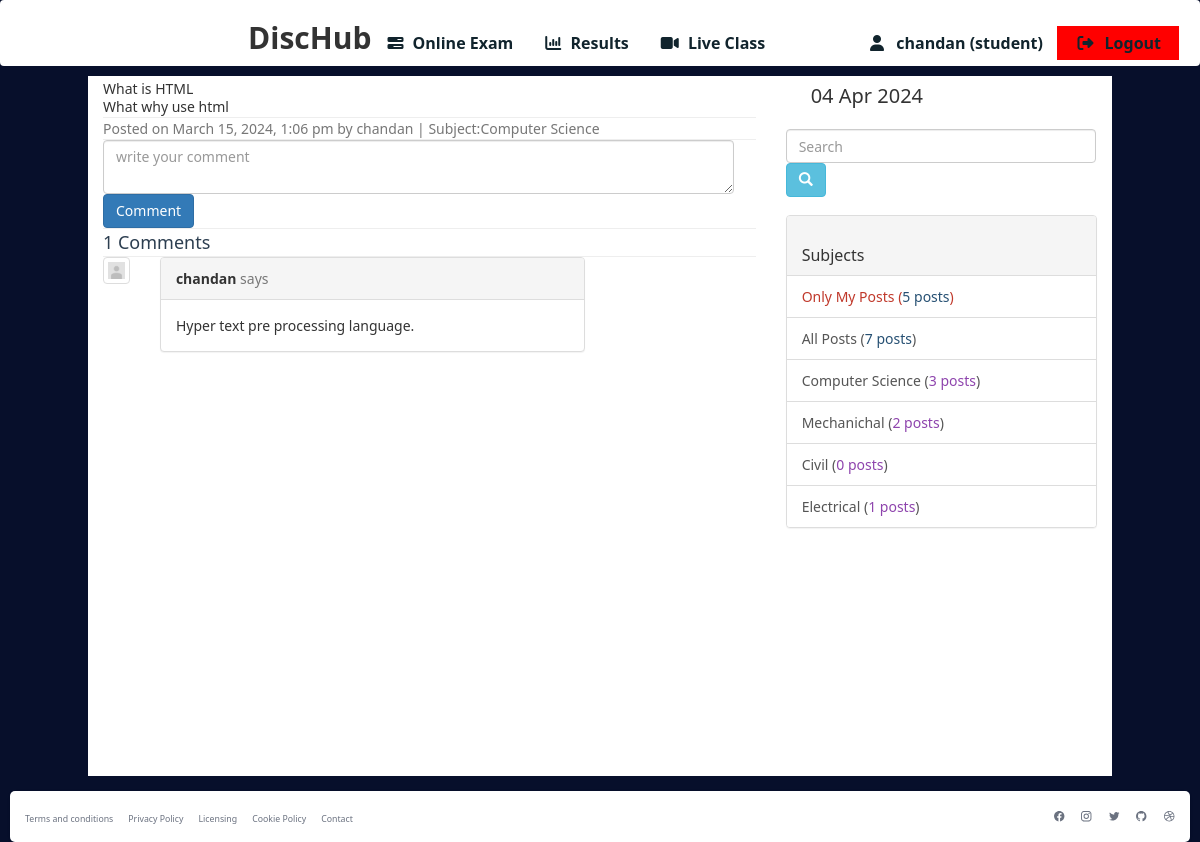
/singlepost.php?pid=58 (signed in), run on the app's committed database.
### tables this page shows
CREATE TABLE `tbl_post` (
  `id` int(11) NOT NULL,
  `title` varchar(255) NOT NULL,
  `description` text NOT NULL,
  `user_id` int(4) NOT NULL,
  `sub_id` int(4) NOT NULL,
  `pdate` timestamp NOT NULL DEFAULT current_timestamp(),
  `image` varchar(255) NOT NULL
);

CREATE TABLE `tbl_student` (
  `id` int(11) NOT NULL,
  `name` varchar(50) NOT NULL,
  `username` varchar(50) NOT NULL,
  `password` varchar(32) NOT NULL,
  `class` int(11) NOT NULL,
  `phone` varchar(30) NOT NULL
);

CREATE TABLE `tbl_subject` (
  `id` int(11) NOT NULL,
  `name` varchar(30) NOT NULL
);

CREATE TABLE `tbl_comment` (
  `id` int(11) NOT NULL,
  `comment` text NOT NULL,
  `postid` int(11) NOT NULL,
  `username` varchar(20) NOT NULL
);

### libs/Session.php (called while the page is built, shortened)
<?php
class Session{
	 public static function get($key){
	 	if (isset($_SESSION[$key])) {
	 		return $_SESSION[$key];
	 	} else {
	 		return false;
	 	}
	 }
}
?>

### libs/Database.php (called while the page is built, shortened)
<?php
$filepath = realpath(dirname(__FILE__));
Class Database{
	public $host   = DB_HOST;
	public $user   = DB_USER;
	public $pass   = DB_PASS;
	public $dbname = DB_NAME;
	public $link;
	function connectDB(){
	$this->link = new mysqli($this->host, $this->user, $this->pass, $this->dbname);
 }
	public function select($query){
		$result = $this->link->query($query) or die($this->link->error.__LINE__);
		if($result->num_rows > 0){
			return $result;
		} else {
			return false;
		}
	}
}

### classes/PostComment.php (called while the page is built, shortened)
<?php
$filepath = realpath(dirname(__FILE__));
include_once ($filepath."/../libs/Database.php");
include_once ($filepath."/../libs/Session.php");
include_once ($filepath."/../helpers/Format.php");
Class PostComment{
	private $db;
	public function __construct(){
		$this->db = new Database();
	}
	public function getSubject(){
		$sql = "SELECT * FROM tbl_subject ORDER BY id ASC";
		$result = $this->db->select($sql);
		return $result;
	}
	public function getTotalPostRows(){
		$sql = "SELECT * FROM tbl_post ORDER BY id DESC";
		$result = $this->db->select($sql);
		return $result;
	}
public function userTotalPost(){
    $userid = Session::get("userid");
    $sql = "SELECT * FROM tbl_post WHERE user_id='$userid'";
    $result = $this->db->select($sql);
    if ($result !== false) {
        $count = $result->num_rows;
        if ($count == 0) {
            return "You don't have any posts.";
        } else {
            return $count;
        }
    } else {
        return "You have no";
    }
}
	public function getSinglePost($postId){
		$sql = "SELECT tbl_post.*, tbl_student.username,tbl_subject.name
				FROM tbl_post
				INNER JOIN tbl_student
				ON tbl_post.user_id = tbl_student.id
				INNER JOIN tbl_subject
				ON tbl_post.sub_id = tbl_subject.id
				WHERE tbl_post.id='$postId'";
		$result = $this->db->select($sql);
		if ($result) {
			return $result;
		}else{
			return false;
		}
	}
	public function subjectWisePost($subid){
		$sql = "SELECT tbl_post.*, tbl_student.username,tbl_subject.name
				FROM tbl_post
				INNER JOIN tbl_student
				ON tbl_post.user_id = tbl_student.id
				INNER JOIN tbl_subject
				ON tbl_post.sub_id = tbl_subject.id
				WHERE tbl_post.sub_id='$subid'";
		$result = $this->db->select($sql);
		if ($result) {
			return $result;
		}else{
			return false;
		}
	}
	public function getSinglePostComment($postId){
		$sql = "SELECT * FROM tbl_comment WHERE postid='$postId' ORDER BY id DESC";
		$result = $this->db->select($sql);
		if ($result) {
			return $result;
		}else{
			return false;
		}
	}
}
?>

### helpers/Format.php (called while the page is built, shortened)
<?php
class Format{
	public function formatDate($date){
		return date('F j, Y, g:i a', strtotime($date));
	}
}
?>

### singlepost.php (the view, shortened to what this page needs)
<?php
include_once "header.php";
if (isset($_GET['pid'])) {
	$postId = $_GET['pid'];
}else{
	header("Location: index.php");
}
?>
<section class="singlepost clearfix">
      <div class="container obls_border obls_margin">
        <div class="row obls_padding">
          <div class="col-md-8" id="postdetails" style="background:#fff">
	          <?php
	          	$singlepost = $pc->getSinglePost($postId);
	          	if ($singlepost) {
	          	while ($row = $singlepost->fetch_assoc()) {
	          ?>
	            <div class="card-body">
	              <h2 class="card-title"><?php echo $row['title'];?></h2>
	             <?php if (isset($row['description'])) {  ?>
	              <div class="card-text"><?php echo $row['description'];?></div>
	              <?php  } 	?>
	            </div>
	            <hr>
	            <div class="card-footer text-muted">
	              Posted on <?php echo $fm->formatdate($row['pdate']);?> by
	              <a href="#"><?php echo $row['username'];?></a>
	              | Subject:<a href="#"><?php echo $row['name'];?></a>
	            </div>
	         <?php
	     			}
	          	}else{
	          		echo "<span class='error'>Post not found !</span>";
	          	}
	          ?>
	          <form class="form-inline" action="" method="POST">
    			  <textarea name="comment" cols="73" class="form-control" placeholder="write your comment"></textarea>
			      <input type="submit" name="postcomment" class="btn btn-primary" value="Comment"/>
			  </form>
			  <hr>
	          <div class="commentdesign">
	          	<?php
	          		$getcomment = $pc->getSinglePostComment($postId);
	          		if($getcomment){
	          			$countc = $getcomment->num_rows;
	          			echo "<span style='color:#2c3e50;font-size:18px;'>".$countc." Comments</span><hr>";
	          			while ($row = $getcomment->fetch_assoc()) {
	          		?>
					<div class="row">
					<div class="col-sm-1">
						<div class="thumbnail">
						<img class="img-responsive user-photo" src="assets/img/user.png">
						</div>
					</div>
					<div class="col-sm-8">
						<div class="panel panel-default">
						<div class="panel-heading">
						<strong><?php echo $row['username'];?></strong> <span class="text-muted">says</span>
						</div>
						<div class="panel-body">
						<?php echo $row['comment'];?>
						</div>
						</div>
					</div>
				</div>
         		<?php
	          			}
	          		}else{
	          			echo "<span style='color:#2c3e50;font-size:18px;'>0 Comment</span><hr>";
	          		}
	          	?>
	      	 </div>
          </div>
          <?php
          include_once "sidebar.php";
          ?>
        </div>
      </div>
    </section>
<?php
include_once "footer.php";
?>

### header.php (shortened to what this page needs)
<?php
  include_once "libs/Session.php";
  $filepath = realpath(dirname(__FILE__));
  include_once ($filepath."/helpers/Format.php");
  $pc = new PostComment();
  $fm = new Format();
?>
<!DOCTYPE html>
<html lang="en">
<head>
    <link href="assets/css/bootstrap.min.css" rel="stylesheet">
    <link href="assets/font-awesome/font-awesome.min.css" rel="stylesheet" type="text/css">
    <link rel="stylesheet" href="style.css">
    <link href="https://cdn.jsdelivr.net/npm/tailwindcss@2.2.19/dist/tailwind.min.css" rel="stylesheet">
</head>
<body>
  <div class="navbar">
<ul >
<a href="home.php" class="flex items-center ml-3">
        <span class=" text-5xl font-bold whitespace-nowrap dark:text-white">DiscHub</span>
    </a>
    <?php if(Session::get("checkusertype")) { ?>
        <li><a href="examlist.php"><i class="fa fa-tasks" aria-hidden="true"></i> Online Exam</a></li>
        <li><a href="result.php"><i class="fa fa-bar-chart" aria-hidden="true"></i> Results</a></li>
        <li><a href="./liveclass.php"><i class="fa-solid fa-video"></i> Live Class</a></li>
    <?php } ?>
                  <li class="right">
                   <a href="#"><i class="fa fa-user fa-fw"></i> <?php echo Session::get('username');?> (<?php echo Session::get("usertype");?>)</a>
                  </li>
                  <li  class="right1"><a href="?action=logout" ><i class="fa fa-fw fa-sign-out"></i> Logout</a></li>
</ul>
</div>

### sidebar.php (shortened to what this page needs)
<div class="col-md-4 fixed-top">
    <div class="row" style="padding-bottom:10px">
        <div class="col-md-12">
            <table class="tabBlock">
                <tr>
                    <td style="padding-right:15px"></td>
                    <td style="font-size:20px;padding-left:10px;"><?php echo date('d M Y');?></td>
                </tr>
            </table>
        </div>
    </div>
    <div class="row" style="padding-bottom:10px">
        <form class="navbar-form navbar-left" role="search" action="" method="GET">
            <div class="form-group">
                <input style="width:310px;" type="text" name="search" class="form-control" placeholder="Search">
            </div>
            <button type="submit" class="btn btn-info"><span class="glyphicon glyphicon-search"></span></button>
        </form>
    </div>
    <div class="panel panel-default">
        <div class="panel-heading">
            <br>
            <h3 class="panel-title">Subjects</h3>
        </div>
        <div class="list-group subject_link">
            <?php
            $subs = $pc->getSubject();
            if (isset($subs)) {
                $userposts = $pc->userTotalPost();
                $allpost = $pc->getTotalPostRows();
                $allpost = $allpost->num_rows;
                ?>
                <?php if (Session::get("checkusertype")) { ?>
                    <a style="color:#c0392b" href="home.php?usid=<?php echo Session::get("userid");?>" class="list-group-item">Only My Posts (<span style="color:#265073"><?php echo $userposts;?> posts</span>)</a>
                <?php } ?>
                <a href="home.php" class="list-group-item">All Posts (<span style="color:#265073"><?php echo $allpost;?> posts</span>)</a>
                <?php
                while ($row = $subs->fetch_assoc()) {
                    $indSubpost = $pc->subjectWisePost($row['id']);
                    if ($indSubpost) {
                        $countIndSubPost = $indSubpost->num_rows;
                    } else {
                        $countIndSubPost = 0;
                    }
                    ?>
                    <a href="home.php?subid=<?php echo $row['id'];?>" class="list-group-item"><?php echo $row['name'];?> (<span style="color:#8e44ad"><?php echo $countIndSubPost;?> posts</span>)</a>
                <?php
                }
            } else {
                echo "No subject found";
            }
            ?>
       </div>
    </div>
</div>

### footer.php (shortened to what this page needs)
<footer class="relative bg-white w-[100%] md:flex md:items-center md:justify-between shadow rounded-lg p-4 md:p-6 xl:p-8 my-6 mx-4 absolute bottom-0">
    <ul class="flex items-center flex-wrap mb-6 md:mb-0">
        <li><a href="#" class="text-sm font-normal text-gray-500 hover:underline mr-4 md:mr-6">Terms and conditions</a>
        </li>
        <li><a href="#" class="text-sm font-normal text-gray-500 hover:underline mr-4 md:mr-6">Privacy Policy</a></li>
        <li><a href="#" class="text-sm font-normal text-gray-500 hover:underline mr-4 md:mr-6">Licensing</a></li>
        <li><a href="#" class="text-sm font-normal text-gray-500 hover:underline mr-4 md:mr-6">Cookie Policy</a></li>
        <li><a href="#" class="text-sm font-normal text-gray-500 hover:underline">Contact</a></li>
    </ul>
    <div class="flex sm:justify-center space-x-6">
        <a href="#" class="text-gray-500 hover:text-gray-900">
        </a>
        <a href="#" class="text-gray-500 hover:text-gray-900">
        </a>
        <a href="#" class="text-gray-500 hover:text-gray-900">
        </a>
        <a href="#" class="text-gray-500 hover:text-gray-900">
        </a>
        <a href="#" class="text-gray-500 hover:text-gray-900">
        </a>
    </div>
</footer>

### style.css (style rules this page uses)
body { background:#070F2B; height: 800px; }
.container { margin-top: -30px; padding-top: 5px; height: 700px; background: white; }

### header.php (style rules this page uses)
.navbar { z-index: 100; list-style-type: none; width: 100%; padding-bottom: 10px; background-color: white; position: sticky; margin-bottom: 40px; }
.navbar ul { margin-left: 20%; margin-top: 20px; text-align: center; display: flex; flex-direction: row; }
.navbar li { text-align: center; margin-top: 10px; }
.navbar li a { color: #11242D; text-align: center; padding: 016px; font-size: 16px; font-weight: 700; text-decoration: none; }
.navbar li a i { margin-right: 5px; }
.right { position: absolute; right: 140px; margin-left: 200px; }
.right1 { position: absolute; top: 15px; right: 20px; padding: 5px 2px; color: white; background:red; }

### data on the page
tbl_post: title "What is HTML", description "What why use html", pdate "March 15, 2024, 1:06 pm", tbl_student.username "chandan", tbl_subject.name "Computer Science"
tbl_comment: username "chandan", comment "Hyper text pre processing language."
tbl_subject: name "Computer Science", countIndSubPost "3"
tbl_subject: name "Mechanichal", countIndSubPost "2"
tbl_subject: name "Civil", countIndSubPost "0"
tbl_subject: name "Electrical", countIndSubPost "1"

### other printed values
Session::get('username') "chandan"
Session::get("usertype") "student"
$countc "1"
$userposts "5"
$allpost "7"
